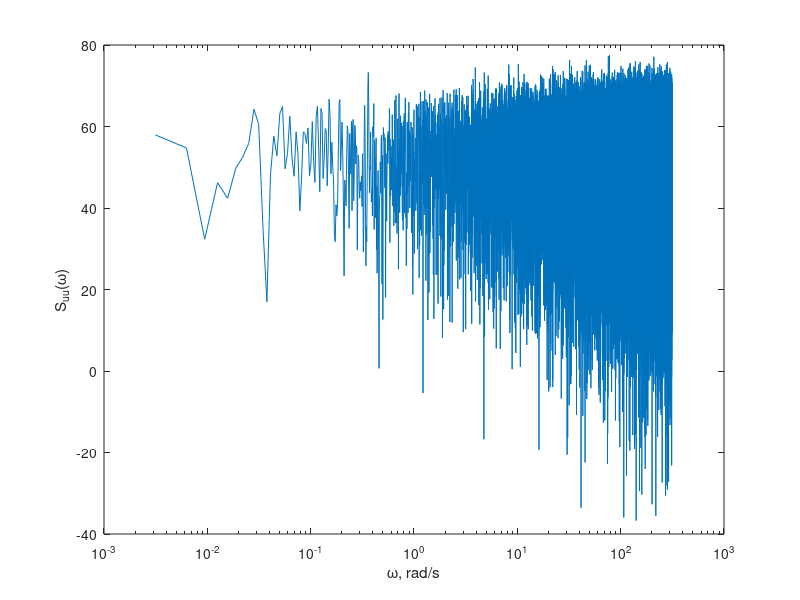
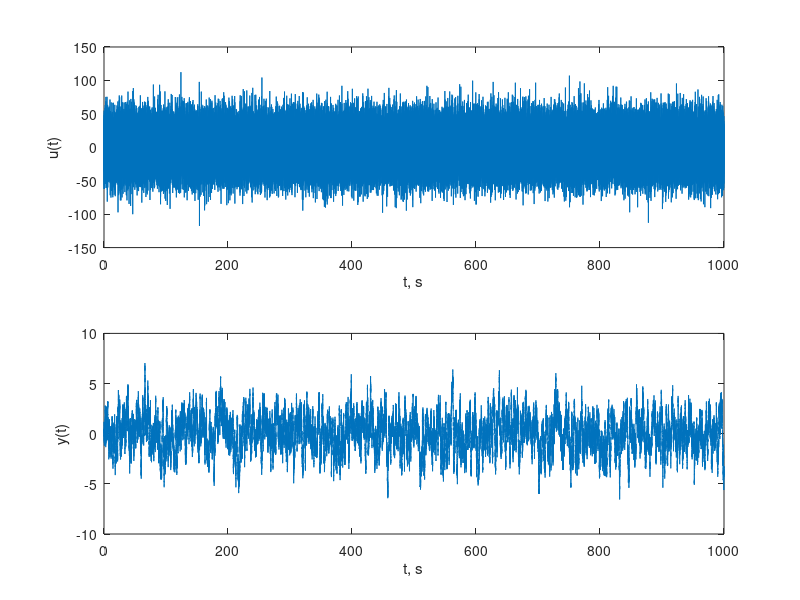
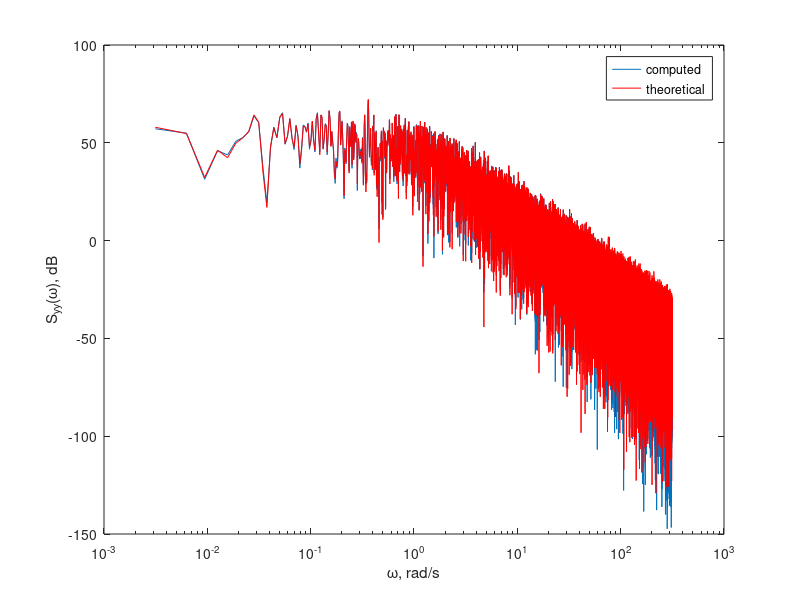
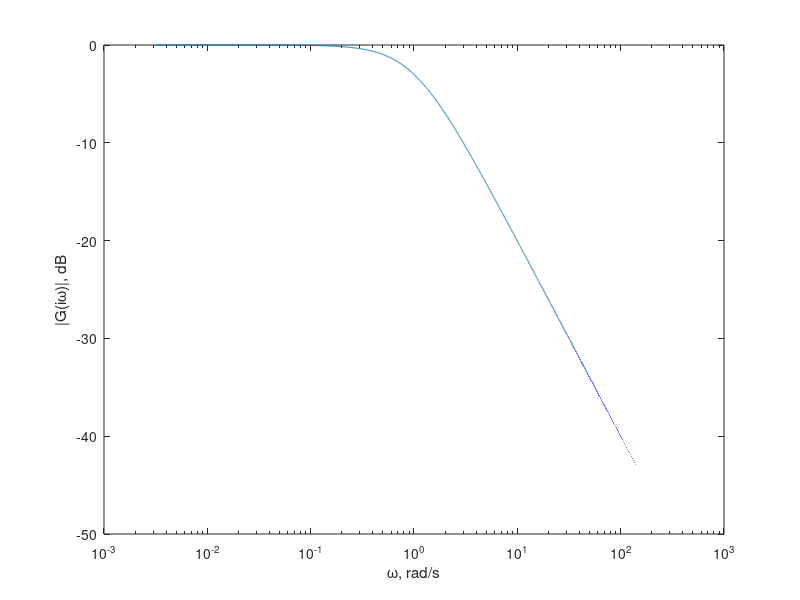

Write MATLAB code to recreate these figures, in order.
% first_order_white_noise.m

clc;
clear all;
close all;

% create linear system
a = 1;
G = tf(1,[1 a]);

% create Gaussian white noise input
dt = .01;
N = 100000;
t = linspace(0,(N-1)*dt,N);
u = randn(N,1)*sqrt(2*pi/dt);

% plot S_uu
R_uu = xcorr(u,'biased');
S_uu = fftshift(fft(R_uu));
Eu2 = R_uu(N)
Eu2a = mean(u.^2)
Eu2b = mean(abs(S_uu))
w = linspace(-pi/dt,pi/dt,2*N-1);
ind = w > 0;
figure;
semilogx(w(ind),20*log10(abs(S_uu(ind))));
ylabel('S_{uu}(\omega)');
xlabel('\omega, rad/s');

% simulate system with input u, plot input vs. output
y = lsim(G,u,t);
figure;
h1 = subplot(2,1,1);
plot(t,u);
ylabel('u(t)');
xlabel('t, s');
h2 = subplot(2,1,2);
plot(t,y);
ylabel('y(t)');
xlabel('t, s');
linkaxes([h1 h2],'x');

% plot S_yy from simulation output
R_yy = xcorr(y,'biased');
S_yy = fftshift(fft(R_yy));
figure;
semilogx(w(ind),20*log10(abs(S_yy(ind))));
ylabel('S_{yy}(\omega), dB');
xlabel('\omega, rad/s');

% plot S_yy from theory
[mag,phs] = bode(G,w);
S_yy_theory = squeeze(mag).^2.*S_uu;
hold on;
semilogx(w(ind),20*log10(abs(S_yy_theory(ind))),'r');
ylabel('S_{yy}(\omega), dB');
xlabel('\omega, rad/s');
legend('computed','theoretical');

% Bode magnitude plot of G
figure;
semilogx(w(ind),20*log10(squeeze(mag(ind))));
ylabel('|G(i\omega)|, dB');
xlabel('\omega, rad/s');

% mean-square of output
Ey2 = R_yy(N)
Ey2a = mean(y.^2)
Ey2_theory = pi/a
